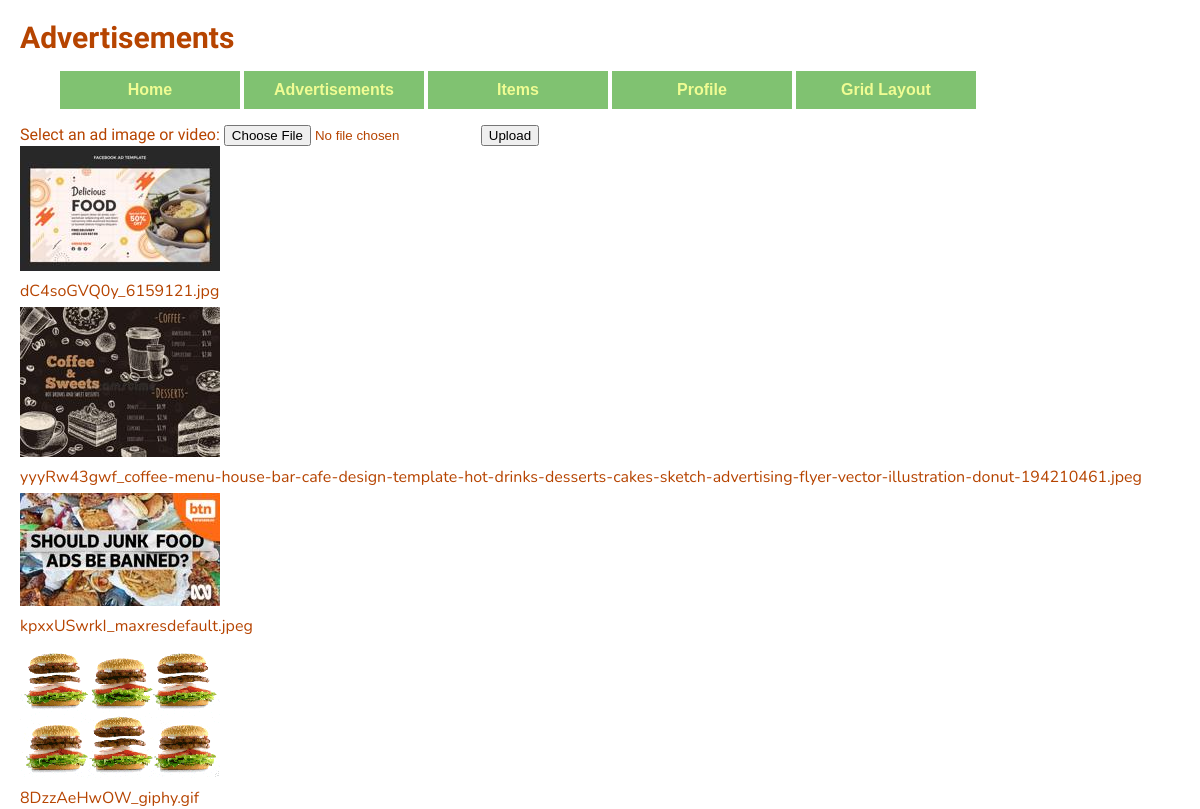
Page /adsMedia (signed in) on the committed database.
### website/models.py (models this page shows)
class Advertisements(db.Model):
    adID = db.Column(db.Integer, primary_key=True)
    adName = db.Column(db.String(50))
    file_path = db.Column(db.String(200), nullable=False)
    thumbnail_path = db.Column(db.String(150), nullable=False)
    primaryUserID = db.Column(db.Integer, db.ForeignKey('users.id', name='fk_advertisements_users'))
    shopAd = db.relationship('ShopAds', backref='Advertisement')

### website/adsControl.py (the view)
@adsControl.route('/adsMedia')
@login_required
def adsMedia():
    user = current_user
    ads = Advertisements.query.filter_by(primaryUserID=user.id)
    return render_template("adsMedia.html", ads=ads)

### website/__init__.py (called while the page is built)
def create_app():
    app = Flask(__name__)
    app.config['SECRET_KEY'] = 'itAlwaysWorksInTheEnd'
    app.config['SQLALCHEMY_DATABASE_URI'] = f'sqlite:///{DB_NAME}'
    db.init_app(app)
    migrate.init_app(app, db)
    app.config['UPLOAD_FOLDER'] = UPLOAD_FOLDER
    from .views import views
    from .displays import displays
    from .auth import auth
    from .adsControl import adsControl
    app.register_blueprint(views, url_prefix='/')
    app.register_blueprint(displays, url_prefix='/')
    app.register_blueprint(auth, url_prefix='/')
    app.register_blueprint(adsControl, url_prefix='/')
    login_manager = LoginManager()
    login_manager.login_view = 'auth.login'
    login_manager.init_app(app)
    @login_manager.user_loader
    def load_user(id):
        from .models import Users
        return Users.query.get(int(id))
    return app

### website/templates/adsMedia.html
{% extends "base.html" %} {% block title %}Advertisements{% endblock %}
{% block content %}
    <div class="header" id="myHeader">
        <h2>Advertisements</h2>
        <nav>
            <ul>
                <li><a href='/home'>Home</a></li>
                <li><a href='/adsMedia'>Advertisements</a></li>
                <li><a href='/items'>Items</a></li>
                <li><a href='/profile'>Profile</a></li>
                <li><a href='grid.html'>Grid Layout</a></li>
            </ul>
        </nav>
    </div>
    <div>
        <form action="{{ url_for('adsControl.upload_ad') }}" method="post" enctype="multipart/form-data">
            <label for="ad-file">Select an ad image or video:</label>
            <input type="file" id="ad-file" name="ad-file" accept="image/*,video/*">
            <button type="submit">Upload</button>
        </form>
    </div>
    <div>
        {% for ad in ads %}
                <div>
                    <img src="{{ url_for('static', filename= 'adverts/thumbnails/' + ad.thumbnail_path.split('/')[-1]) }}" alt="{{ ad.adName }}">
                    <p>{{ ad.adName }}</p>
                </div>
        {% endfor %}
    </div>
{% endblock %}

### website/static/style.css (style rules this page uses)
body { background: #ffffff; width: 1200px; height: 680px; font-family: 'Lobster', sans-serif; font-size: 1rem; color: #b64400; margin: 20px; }
h2 { font-size: 30px; margin-top: 2px; margin-bottom: 2px; }
nav ul li { display: inline-block; }
nav a { font-family: 'Orbitron', sans-serif; font-weight: bold; text-align: center; text-decoration: none; display: inline-block; padding: 10px 30px; width: 120px; }
nav a:link, nav a:visited { color: #EFFC93; background-color: #80C271; }
p, table { font-family: 'Nunito', sans-serif; font-size: 16px; margin-top: 5px; margin-bottom: 5px; padding-top: 0; }

### rows in the picture
Advertisements: thumbnail_path+adName (picture), adName "dC4soGVQ0y_6159121.jpg"
Advertisements: thumbnail_path+adName (picture), adName "yyyRw43gwf_coffee-menu-house-bar-cafe-design-template-hot-drinks-desserts-cakes-sketch-advertising-flyer-vector-illustration-donut-194210461.jpeg"
Advertisements: thumbnail_path+adName (placeholder picture), adName "kpxxUSwrkI_maxresdefault.jpeg"
Advertisements: thumbnail_path+adName (picture), adName "8DzzAeHwOW_giphy.gif"
